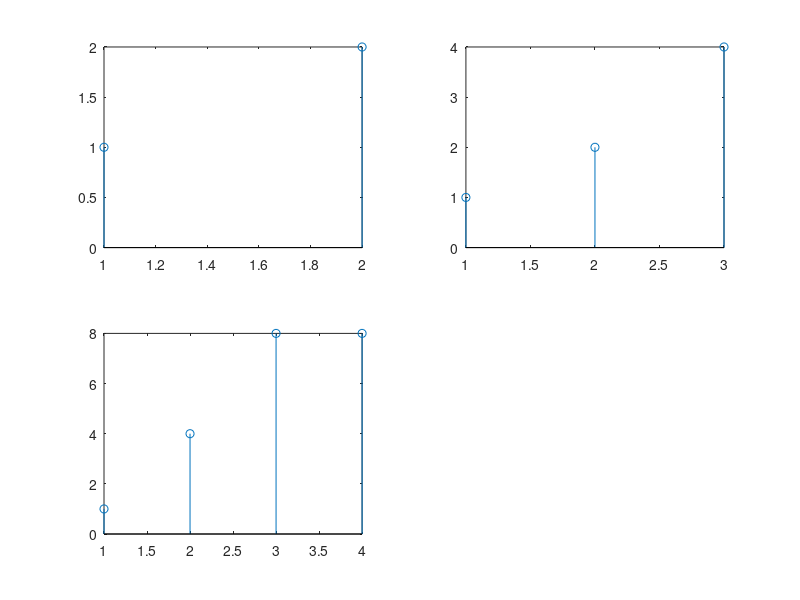

Here is the MATLAB script that generated this plot:
clc
x = [1,2];
h = [1,2,4];
m = length(x);
n = length(h);
subplot(2,2,1);
stem(x);
subplot(2,2,2);
stem(h);
X = [x, zeros(1,m)];
H = [h, zeros(1,n)];
o = m + n -1;
y = zeros(1,o);
for i = 1 : m+n-1
     y(i) = 0;
    for j = 1:m
        if(i-j+1)>0
            y(i)=y(i) + X(j)*H(i-j+1);
        else
        end
    end
end
subplot(2,2,3);
stem(y);


